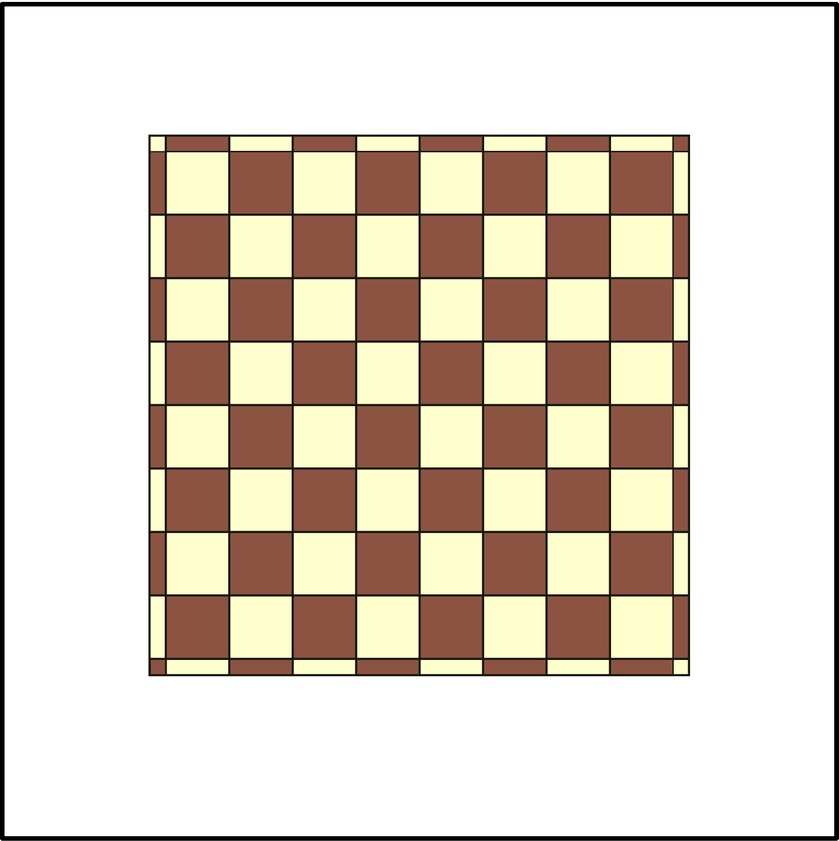
#> input picture itsprpiclient/cropCircles.jpg, 839 x 841 px, shrunk from 3503 x 3512 before the run
$ python test.py   (Python 2 division)
#> lines starting #> are read from the running program, lines starting #| are printed output that depends on the picture; after the words box and inside, x2 and y2 are one past the last pixel; in counts of white or black regions, pixels touching at a corner belong together
import cv2
import numpy as np

img = cv2.imread("cropCircles.jpg",1)
#> img is the input picture: shape (841, 839, 3); mean B, G, R 195.7, 208.5, 219.3
#cv2.imshow("img", img)
#cv2.waitKey(0)
patternsize = (9,9)
corn = cv2.findChessboardCorners( img, patternsize )
print corn
#> (printed output is left out)
##print len(corn[1])
"""
test = [0,0,0,0,0,0,0,0,0]
row1 = []
row2 = []
row3 = []
print corn[1].shape
for i in corn[1]:
    if int(i[0][1]) in range(195,206):
        test[0]+=1
        row1.append(i[0][0])
    elif int(i[0][1]) in range(457,468):
        test[1]+=1
        row2.append(i[0][0])
    elif int(i[0][1]) in range(722,733):
        test[2]+=1
    elif int(i[0][1]) in range(987,998):
        test[3]+=1
    elif int(i[0][1]) in range(1252,1263):
        test[4]+=1
    elif int(i[0][1]) in range(1517,1528):
        test[5]+=1
    elif int(i[0][1]) in range(1782,1793):
        test[6]+=1
    elif int(i[0][1]) in range(2046,2057):
        test[7]+=1
    elif int(i[0][1]) in range(2312,2323):
        test[8]+=1
        row3.append(i[0][0])
print test
row1.sort()
row2.sort()
row3.sort()
print row1
print row2
print row3
"""
cv2.drawChessboardCorners(img, patternsize, corn[1], corn[0])
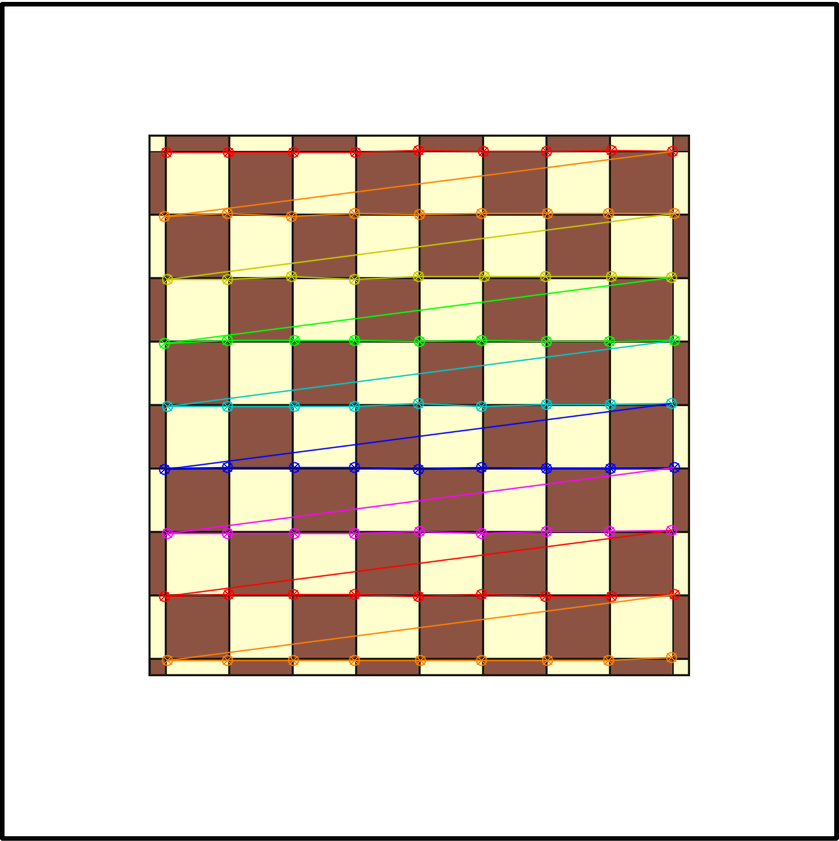
#> img: shape (841, 839, 3); 4.56% of pixels changed, all inside (x1, y1, x2, y2) = (158, 144, 681, 667)

cv2.imwrite('testwrite.jpg', img)
